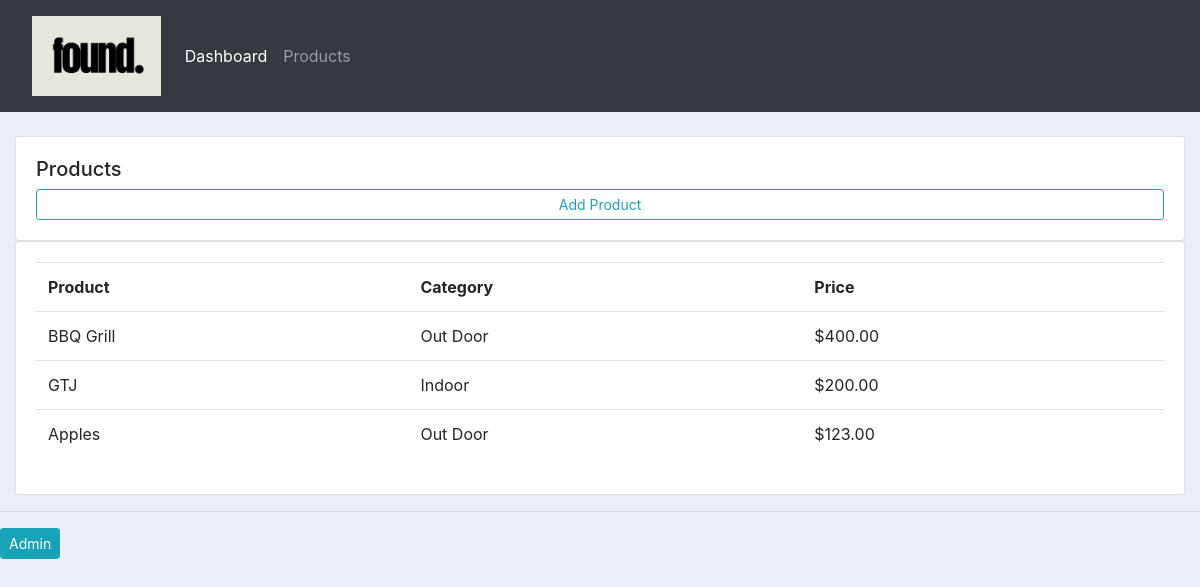
Screenshot of /products/ with the database file from the repository.
### accounts/models.py (models this page shows, shortened)
class Product(models.Model):
    CATEGORY = (
        ("Indoor", "Indoor"),
        ("Out Door", "Out Door"),
    )
    name = models.CharField(max_length=200, null=True)
    price = models.FloatField(null=True)
    category = models.CharField(max_length=200, null=True, choices=CATEGORY)
    description = models.CharField(max_length=200, null=True, blank=True)
    tags = models.ManyToManyField(Tag)
    date_created = models.DateTimeField(auto_now_add=True)

### accounts/views.py (the view)
# urls.py: path("products/", views.products, name="products"),
def products(request):
    products = Product.objects.all()
    return render(request, "accounts/products.html", {"products": products})

### accounts/templates/accounts/products.html
{% extends 'accounts/main.html' %} {% block content %}
<br />
<div class="row">
  <div class="col-md">
    <div class="card card-body">
      <h5>Products</h5>
      <a class="btn btn-outline-info btn-sm" href="{% url 'createproduct'%}"
        >Add Product</a
      >
    </div>
    <div class="card card-body">
      <table class="table">
        <tr>
          <th>Product</th>
          <th>Category</th>
          <th>Price</th>
        </tr>
        {% for product in products %}
        <tr>
          <td>{{ product.name }}</td>
          <td>{{ product.category }}</td>
          <td>${{ product.price }}0</td>
        </tr>
        {% endfor %}
      </table>
    </div>
  </div>
</div>
{% endblock %}

### accounts/static/css/main.css (style rules this page uses)
body { background-color: #ebeff5; }

### rows the page displays
Product: name "BBQ Grill", category "Out Door", price "400.0"
Product: name "GTJ", category "Indoor", price "200.0"
Product: name "Apples", category "Out Door", price "123.0"
